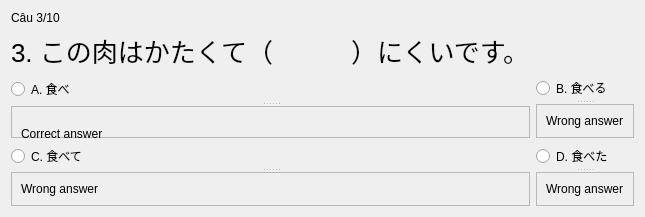
               <widget class="QWidget" name="page_9">
                <layout class="QGridLayout" name="gridLayout_9">
                 <item row="2" column="0">
                  <widget class="QSplitter" name="splitter_28">
                   <property name="orientation">
                    <enum>Qt::Vertical</enum>
                   </property>
                   <widget class="QRadioButton" name="radioButton_33">
                    <property name="text">
                     <string>A. 食べ</string>
                    </property>
                   </widget>
                   <widget class="QFrame" name="frame_49">
                    <property name="frameShape">
                     <enum>QFrame::StyledPanel</enum>
                    </property>
                    <property name="frameShadow">
                     <enum>QFrame::Raised</enum>
                    </property>
                    <widget class="QLabel" name="label_106">
                     <property name="geometry">
                      <rect>
                       <x>10</x>
                       <y>10</y>
                       <width>172</width>
                       <height>36</height>
                      </rect>
                     </property>
                     <property name="text">
                      <string>Correct answer</string>
                     </property>
                    </widget>
                    <widget class="QLabel" name="label_105">
                     <property name="geometry">
                      <rect>
                       <x>10</x>
                       <y>52</y>
                       <width>384</width>
                       <height>36</height>
                      </rect>
                     </property>
                     <property name="text">
                      <string>Giải thích: 食べます → 食べ + にくい.</string>
                     </property>
                    </widget>
                    <widget class="QLabel" name="label_104">
                     <property name="geometry">
                      <rect>
                       <x>10</x>
                       <y>94</y>
                       <width>362</width>
                       <height>36</height>
                      </rect>
                     </property>
                     <property name="font">
                      <font>
                       <family>Segoe UI</family>
                       <pointsize>-1</pointsize>
                      </font>
                     </property>
                     <property name="styleSheet">
                      <string notr="true">text-font : 20px;</string>
                     </property>
                     <property name="text">
                      <string>Dịch: Thịt này cứng nên khó ăn.</string>
                     </property>
                    </widget>
                   </widget>
                  </widget>
                 </item>
                 <item row="0" column="0">
                  <widget class="QLabel" name="label_88">
                   <property name="text">
                    <string>Câu 3/10</string>
                   </property>
                  </widget>
                 </item>
                 <item row="3" column="1">
                  <widget class="QSplitter" name="splitter_30">
                   <property name="orientation">
                    <enum>Qt::Vertical</enum>
                   </property>
                   <widget class="QRadioButton" name="radioButton_36">
                    <property name="text">
                     <string>D. 食べた</string>
                    </property>
                   </widget>
                   <widget class="QFrame" name="frame_52">
                    <property name="frameShape">
                     <enum>QFrame::StyledPanel</enum>
                    </property>
                    <property name="frameShadow">
                     <enum>QFrame::Raised</enum>
                    </property>
                    <layout class="QVBoxLayout" name="verticalLayout_29">
                     <item>
                      <widget class="QLabel" name="label_109">
                       <property name="text">
                        <string>Wrong answer</string>
                       </property>
                      </widget>
                     </item>
                    </layout>
                   </widget>
                  </widget>
                 </item>
                 <item row="2" column="1">
                  <widget class="QSplitter" name="splitter_27">
                   <property name="orientation">
                    <enum>Qt::Vertical</enum>
                   </property>
                   <widget class="QRadioButton" name="radioButton_34">
                    <property name="text">
                     <string>B. 食べる</string>
                    </property>
                   </widget>
                   <widget class="QFrame" name="frame_50">
                    <property name="frameShape">
                     <enum>QFrame::StyledPanel</enum>
                    </property>
                    <property name="frameShadow">
                     <enum>QFrame::Raised</enum>
                    </property>
                    <layout class="QVBoxLayout" name="verticalLayout_27">
                     <item>
                      <widget class="QLabel" name="label_107">
                       <property name="text">
                        <string>Wrong answer</string>
                       </property>
                      </widget>
                     </item>
                    </layout>
                   </widget>
                  </widget>
                 </item>
                 <item row="3" column="0">
                  <widget class="QSplitter" name="splitter_29">
                   <property name="orientation">
                    <enum>Qt::Vertical</enum>
                   </property>
                   <widget class="QRadioButton" name="radioButton_35">
                    <property name="text">
                     <string>C. 食べて</string>
                    </property>
                   </widget>
                   <widget class="QFrame" name="frame_51">
                    <property name="frameShape">
                     <enum>QFrame::StyledPanel</enum>
                    </property>
                    <property name="frameShadow">
                     <enum>QFrame::Raised</enum>
                    </property>
                    <layout class="QVBoxLayout" name="verticalLayout_28">
                     <item>
                      <widget class="QLabel" name="label_108">
                       <property name="text">
                        <string>Wrong answer</string>
                       </property>
                      </widget>
                     </item>
                    </layout>
                   </widget>
                  </widget>
                 </item>
                 <item row="1" column="0">
                  <widget class="QLabel" name="label_89">
                   <property name="styleSheet">
                    <string notr="true">font-size: 26px;</string>
                   </property>
                   <property name="text">
                    <string>3. この肉はかたくて（　　　）にくいです。</string>
                   </property>
                  </widget>
                 </item>
                </layout>
               </widget>
